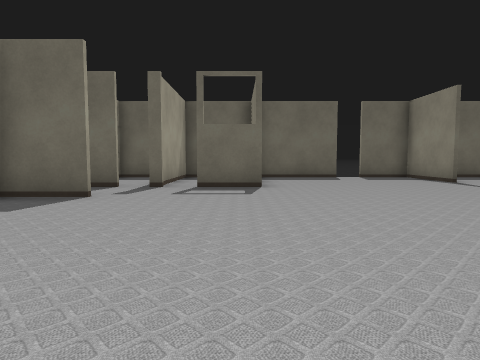
view 1 (above)

19 first-person views from a walk through a Gazebo world. The camera is 0.72 m above the floor, tilts 4° down and sees 75° across. Floor lines are 1 m apart. The floor is counted in squares, 1 m on a side. Each view is taken from the middle of a square. On the plan, view 1 faces up. The plan holds only what a view shows up to about 10 squares ahead; the rest is blank. The place goes on beyond the plan. Some stock models are drawn as simple stand-ins. Some surface patterns are stand-ins.

view 2
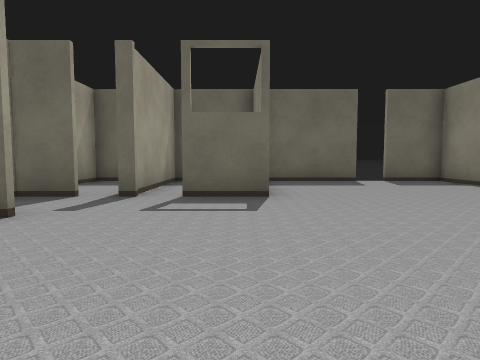

view 3
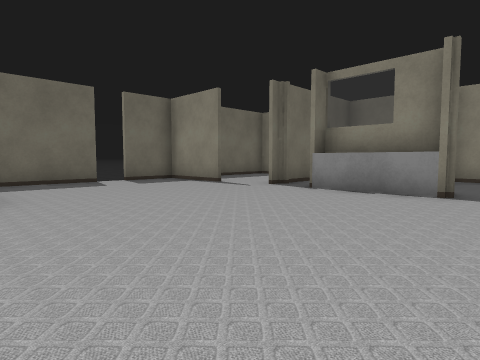

view 4
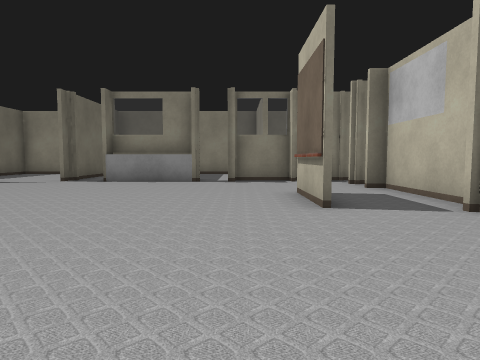

view 5
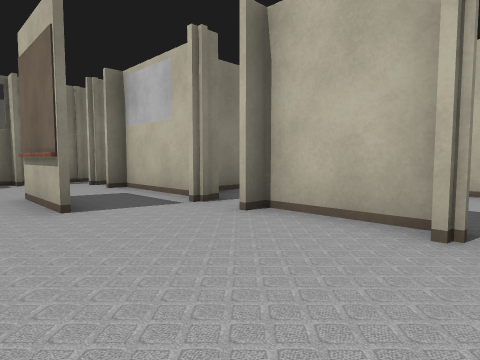

view 6
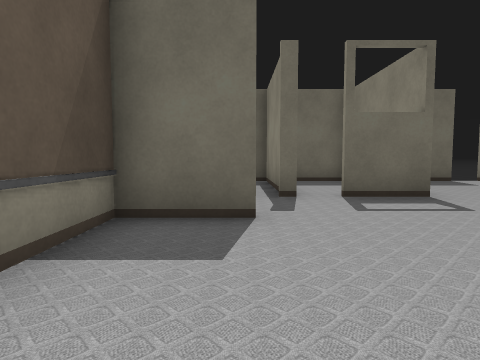

view 7
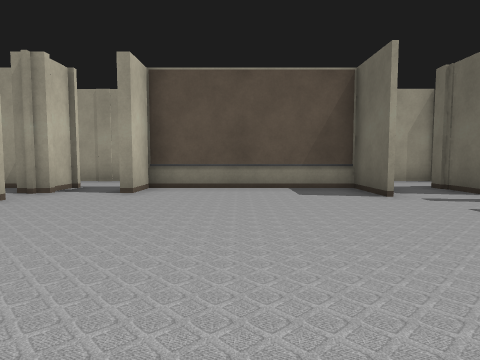

view 8
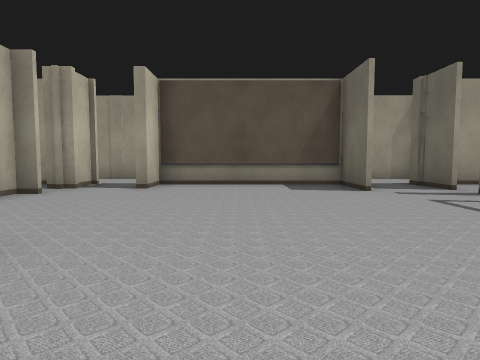

view 9
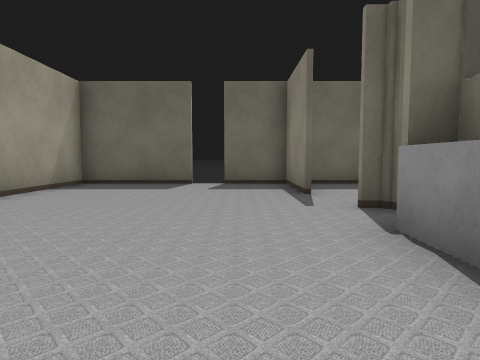

view 10
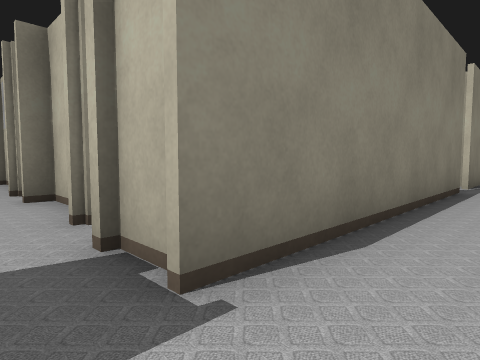

view 11
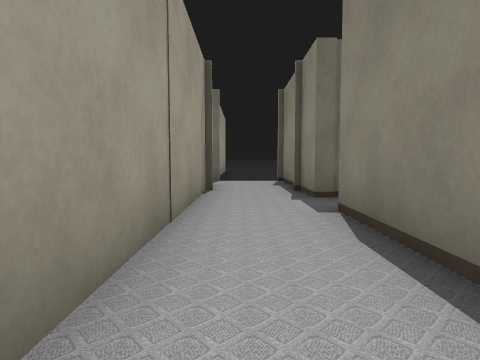

view 12
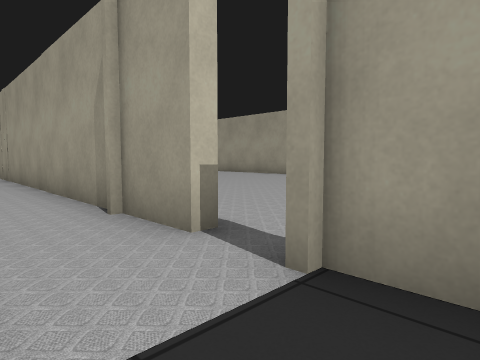

view 13
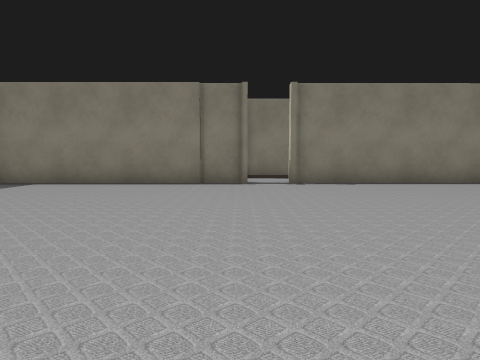

view 14
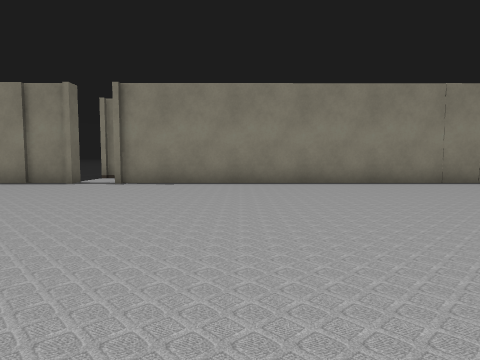

view 15
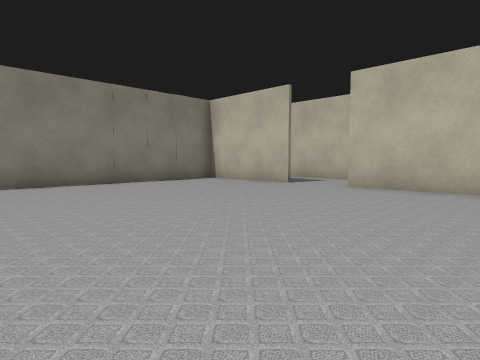

view 16
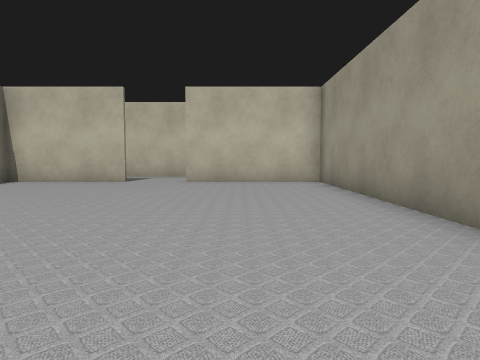

view 17
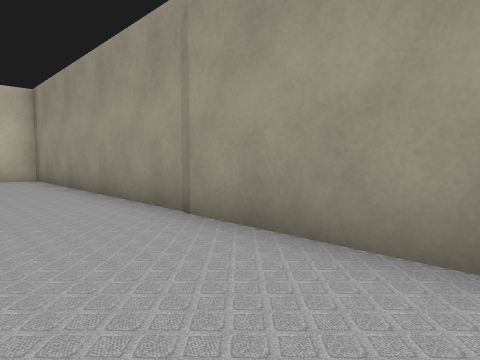

view 18
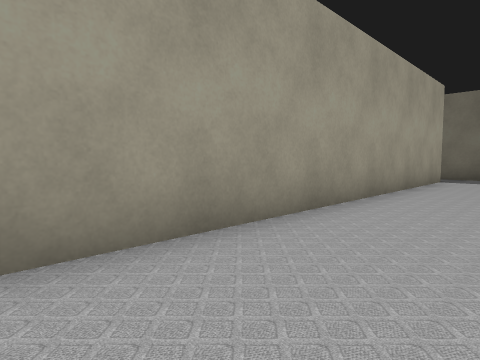

view 19
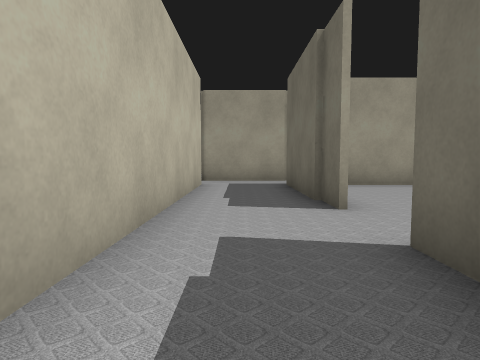

### Floor plan
Key: @ floor where view 1 was taken; # wall or solid block; x gap in a wall; . floor.
Columns run from 18 left of view 1 to 7 right of it. Each row starts with its distance up from view 1.
 17  #..    ...#
 16  #..   ....#
 15  #.. ......#
 14  #.........#
 13  #.........#..
 12  #.........#.#########.###
 11  #...........#. #.#.....#.
 10  #.........#.#..#.#.....#.
  9  #.........#.# .#.#.......
  8  #.........#.##x#x#.......
  7  #.........#.............#
  6  #.........#.###.........#
  5  #.........#.#...........#
  4  #.........#.#...........#
  3  #.........#.#...........#
  2  #.........#.#...........#
  1  #.........# ##.....##...#
  0  #.........#......@......#
 -1  #.........#.####.##...###
 -2 ##........ #.#  #########
 -3 ######..### .#
 -4 #.......... .#
 -5 ##########   #
 -6              #
 -7              #
 -8              #
 -9              #
-10              ##

Positions as (right, up) in squares from view 1, and headings:
1: (0, 0), facing up
2: (0, 2), facing up
3: (0, 2), facing up-right
4: (-3, 2), facing right
5: (-3, 2), facing down-right
6: (-3, 2), facing up
7: (3, 3), facing left
8: (4, 3), facing left
9: (5, 3), facing up
10: (-6, 0), facing down-right
11: (-6, 2), facing up
12: (-5, 13), facing down-left
13: (-16, 12), facing right
14: (-16, 7), facing right
15: (-16, 5), facing down-right
16: (-14, 7), facing down
17: (-14, 9), facing down-left
18: (-14, 7), facing up-left
19: (-8, -4), facing left
